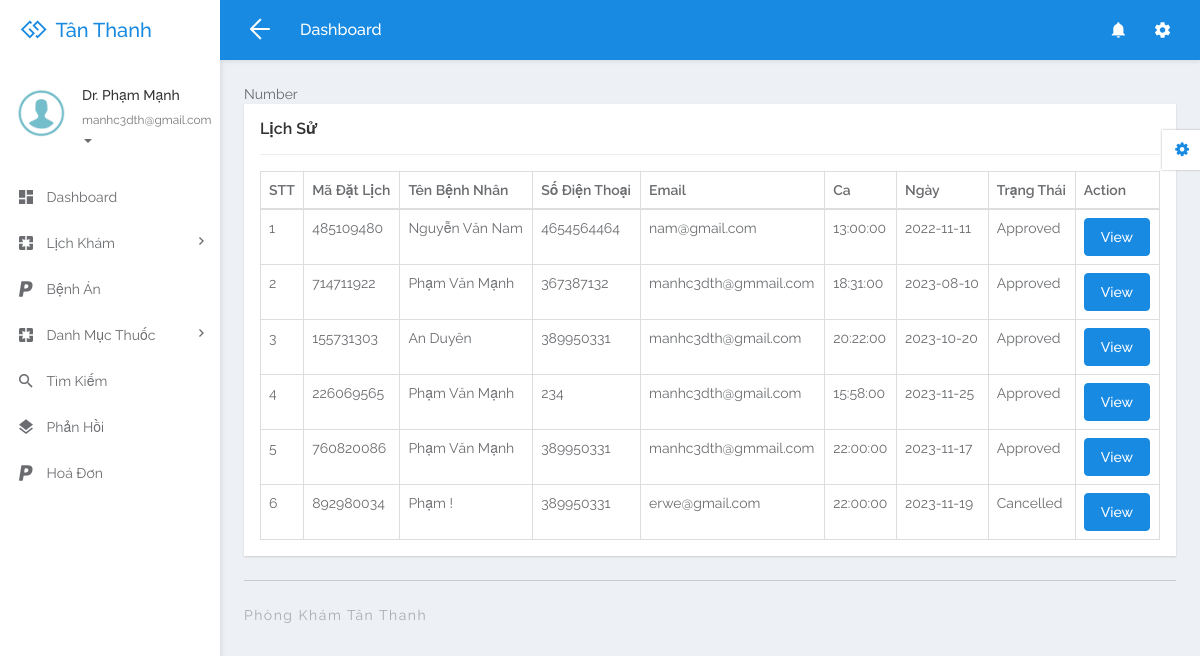
Screenshot of /doctor/all-appointment.php (signed in) with the database file from the repository.
### tables this page shows
CREATE TABLE `tbldoctor` (
  `ID` int(5) NOT NULL,
  `FullName` varchar(250) DEFAULT NULL,
  `MobileNumber` bigint(10) DEFAULT NULL,
  `Email` varchar(250) DEFAULT NULL,
  `Specialization` varchar(250) DEFAULT NULL,
  `Password` varchar(259) DEFAULT NULL,
  `qrcode` varchar(255) DEFAULT NULL,
  `role` int(11) NOT NULL,
  `CreationDate` timestamp NULL DEFAULT current_timestamp()
);

CREATE TABLE `tblappointment` (
  `appoiment_id` int(10) NOT NULL,
  `AppointmentNumber` int(10) DEFAULT NULL,
  `Name` varchar(250) DEFAULT NULL,
  `MobileNumber` bigint(20) DEFAULT NULL,
  `Email` varchar(250) DEFAULT NULL,
  `AppointmentDate` date DEFAULT NULL,
  `AppointmentTime` time DEFAULT NULL,
  `Specialization` varchar(250) DEFAULT NULL,
  `Doctor` int(10) DEFAULT NULL,
  `Message` mediumtext DEFAULT NULL,
  `ApplyDate` timestamp NULL DEFAULT current_timestamp(),
  `Remark` varchar(250) DEFAULT NULL,
  `Status` varchar(250) DEFAULT NULL,
  `UpdationDate` timestamp NULL DEFAULT NULL ON UPDATE current_timestamp()
);

### doctor/all-appointment.php (the view, shortened to what this page needs)
																																																	<?php
include('includes/dbconnection.php');
if (strlen($_SESSION['damsid']==0)) {
  header('location:logout.php');
  } else{
  ?>
<!DOCTYPE html>
<html lang="en">
<head>
	<link rel="stylesheet" href="libs/bower/font-awesome/css/font-awesome.min.css">
	<link rel="stylesheet" href="libs/bower/material-design-iconic-font/dist/css/material-design-iconic-font.css">
	<link rel="stylesheet" href="libs/bower/animate.css/animate.min.css">
	<link rel="stylesheet" href="libs/bower/fullcalendar/dist/fullcalendar.min.css">
	<link rel="stylesheet" href="libs/bower/perfect-scrollbar/css/perfect-scrollbar.css">
	<link rel="stylesheet" href="assets/css/bootstrap.css">
	<link rel="stylesheet" href="assets/css/core.css">
	<link rel="stylesheet" href="assets/css/app.css">
</head>
<body class="menubar-left menubar-unfold menubar-light theme-primary">
<?php include_once('includes/header.php');?>
<?php include_once('includes/sidebar.php');?>
<main id="app-main" class="app-main">
  <div class="wrap">Number
	<section class="app-content">
		<div class="row">
			<div class="col-md-12">
				<div class="widget">
					<header class="widget-header">
						<h4 class="widget-title">Lịch Sử</h4>
					</header>
					<hr class="widget-separator">
					<div class="widget-body">
						<div class="table-responsive">
							<table class="table table-bordered table-hover js-basic-example dataTable table-custom">
								<thead>
									<tr>
										<th>STT</th>
										<th>Mã Đặt Lịch</th>
										<th>Tên Bệnh Nhân</th>
										<th>Số Điện Thoại</th>
										<th>Email</th>
										<th>Ca</th>
										<th>Ngày</th>
										<th>Trạng Thái</th>
										<th>Action</th>
									</tr>
								</thead>
								<tbody>
                  <?php
              $docid=$_SESSION['damsid'];
$sql="SELECT * from  tblappointment where Doctor=:docid";
$query = $dbh -> prepare($sql);
$query-> bindParam(':docid', $docid, PDO::PARAM_STR);
$query->execute();
$results=$query->fetchAll(PDO::FETCH_OBJ);
$cnt=1;
if($query->rowCount() > 0)
{
foreach($results as $row)
{               ?>
									<tr>
										<td><?php echo htmlentities($cnt);?></td>
										<td><?php  echo htmlentities($row->AppointmentNumber);?></td>
										<td><?php  echo htmlentities($row->Name);?></td>
										<td><?php  echo htmlentities($row->MobileNumber);?></td>
										<td><?php  echo htmlentities($row->Email);?></td>
										<td><?php  echo htmlentities($row->AppointmentTime)  ;?></td>
										<td><?php  echo htmlentities($row->AppointmentDate)  ;?></td>
                                        <?php if($row->Status==""){ ?>
                     <td><?php echo "Chưa Cập Nhật"; ?></td>
<?php } else { ?>                  <td><?php  echo htmlentities($row->Status);?>
                  </td>
                  <?php } ?>
										<td><a href="view-appointment-detail.php?editid=<?php echo htmlentities ($row->ID);?>&&aptid=<?php echo htmlentities ($row->AppointmentNumber);?>" class="btn btn-primary">View</a></td>
									</tr>
								 <?php $cnt=$cnt+1;}} ?>
								</tbody>
							</table>
						</div>
					</div>
				</div>
			</div>
		</div>
	</section>
</div>
  <?php include_once('includes/footer.php');?>
</main>
<?php include_once('includes/customizer.php');?>
</body>
</html>
<?php }  ?>

### doctor/includes/sidebar.php (shortened to what this page needs)
<aside id="menubar" class="menubar light">
  <div class="app-user">
    <div class="media">
      <div class="media-left">
        <div class="avatar avatar-md avatar-circle">
          <a href="javascript:void(0)"><img class="img-responsive" src="assets/images/images.png" alt="avatar"/></a>
        </div>
      </div>
      <div class="media-body">
        <div class="foldable">
          <?php
$eid=$_SESSION['damsid'];
$sql="SELECT FullName,Email from  tbldoctor where ID=:eid";
$query = $dbh -> prepare($sql);
$query->bindParam(':eid',$eid,PDO::PARAM_STR);
$query->execute();
$results=$query->fetchAll(PDO::FETCH_OBJ);
foreach($results as $row)
{
$email=$row->Email;
$fname=$row->FullName;
}   ?>
          <h5><a href="javascript:void(0)" class="username"><?php  echo $fname ;?></a></h5>
          <ul>
            <li class="dropdown">
              <a href="javascript:void(0)" class="dropdown-toggle usertitle" data-toggle="dropdown" aria-haspopup="true" aria-expanded="false">
                <small><?php  echo $email;?></small>
                <span class="caret"></span>
              </a>
            </li>
          </ul>
        </div>
      </div>
    </div>
  </div>
  <div class="menubar-scroll">
    <div class="menubar-scroll-inner">
      <ul class="app-menu">
        <li class="has-submenu">
          <a href="dashboard.php">
            <i class="menu-icon zmdi zmdi-view-dashboard zmdi-hc-lg"></i>
            <span class="menu-text">Dashboard</span>
          </a>
        </li>
       <li class="has-submenu">
          <a href="javascript:void(0)" class="submenu-toggle">
            <i class="menu-icon zmdi zmdi-pages zmdi-hc-lg"></i>
            <span class="menu-text">Lịch Khám</span>
            <i class="menu-caret zmdi zmdi-hc-sm zmdi-chevron-right"></i>
          </a>
        </li>
        <li>
          <a href="medicalrecord.php">
            <i class="menu-icon zmdi zmdi-paypal zmdi-hc-lg"></i>
            <span class="menu-text">Bệnh Án</span>
          </a>
        </li>
        <li class="has-submenu">
          <a href="javascript:void(0)" class="submenu-toggle">
            <i class="menu-icon zmdi zmdi-pages zmdi-hc-lg"></i>
            <span class="menu-text">Danh Mục Thuốc</span>
            <i class="menu-caret zmdi zmdi-hc-sm zmdi-chevron-right"></i>
          </a>
        </li>
        <li>
          <a href="search.php">
            <i class="menu-icon zmdi zmdi-search zmdi-hc-lg"></i>
            <span class="menu-text">Tìm Kiếm</span>
          </a>
        </li>
        <li>
          <a href="appointment-bwdates.php">
            <i class="menu-icon zmdi zmdi-layers zmdi-hc-lg"></i>
            <span class="menu-text">Phản Hồi</span>
          </a>
        </li>
        <li>
          <a href="invoices.php">
            <i class="menu-icon zmdi zmdi-paypal zmdi-hc-lg"></i>
            <span class="menu-text">Hoá Đơn</span>
          </a>
        </li>
      </ul>
    </div>
  </div>
</aside>

### rows the page displays
tbldoctor: FullName "Dr. Phạm Mạnh", Email "manhc3dth@gmail.com"
tblappointment: AppointmentNumber "485109480", Name "Nguyễn Văn Nam", MobileNumber "4654564464", Email "nam@gmail.com", AppointmentTime "13:00:00", AppointmentDate "2022-11-11", Status "Approved"
tblappointment: AppointmentNumber "714711922", Name "Phạm Văn Mạnh", MobileNumber "367387132", Email "manhc3dth@gmmail.com", AppointmentTime "18:31:00", AppointmentDate "2023-08-10", Status "Approved"
tblappointment: AppointmentNumber "155731303", Name "An Duyên", MobileNumber "389950331", Email "manhc3dth@gmail.com", AppointmentTime "20:22:00", AppointmentDate "2023-10-20", Status "Approved"
tblappointment: AppointmentNumber "226069565", Name "Phạm Văn Mạnh", MobileNumber "234", Email "manhc3dth@gmail.com", AppointmentTime "15:58:00", AppointmentDate "2023-11-25", Status "Approved"
tblappointment: AppointmentNumber "760820086", Name "Phạm Văn Mạnh", MobileNumber "389950331", Email "manhc3dth@gmmail.com", AppointmentTime "22:00:00", AppointmentDate "2023-11-17", Status "Approved"
tblappointment: AppointmentNumber "892980034", Name "Phạm !", MobileNumber "389950331", Email "erwe@gmail.com", AppointmentTime "22:00:00", AppointmentDate "2023-11-19", Status "Cancelled"
